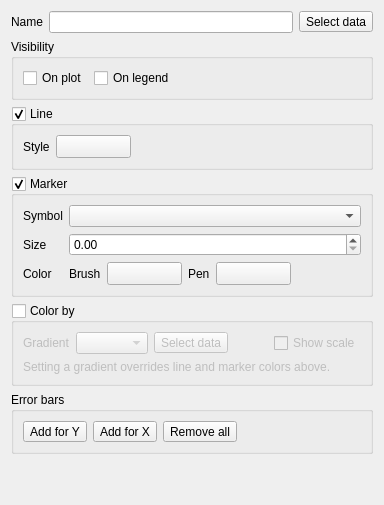
         <widget class="QWidget" name="graphPage">
          <layout class="QVBoxLayout" name="verticalLayout_5">
           <item>
            <layout class="QHBoxLayout" name="horizontalLayout_16">
             <item>
              <widget class="QLabel" name="label_14">
               <property name="text">
                <string>Name</string>
               </property>
              </widget>
             </item>
             <item>
              <widget class="QLineEdit" name="nameLineEdit"/>
             </item>
             <item>
              <widget class="QToolButton" name="selectDataButton">
               <property name="text">
                <string>Select data</string>
               </property>
              </widget>
             </item>
            </layout>
           </item>
           <item>
            <widget class="QGroupBox" name="groupBox">
             <property name="title">
              <string>Visibility</string>
             </property>
             <layout class="QHBoxLayout" name="horizontalLayout_15">
              <item>
               <widget class="QCheckBox" name="onPlotCheckBox">
                <property name="text">
                 <string>On plot</string>
                </property>
               </widget>
              </item>
              <item>
               <widget class="QCheckBox" name="onLegendCheckBox">
                <property name="text">
                 <string>On legend</string>
                </property>
               </widget>
              </item>
              <item>
               <spacer name="horizontalSpacer_9">
                <property name="orientation">
                 <enum>Qt::Horizontal</enum>
                </property>
                <property name="sizeHint" stdset="0">
                 <size>
                  <width>40</width>
                  <height>20</height>
                 </size>
                </property>
               </spacer>
              </item>
             </layout>
            </widget>
           </item>
           <item>
            <widget class="QGroupBox" name="lineGroupBox">
             <property name="title">
              <string>Line</string>
             </property>
             <property name="checkable">
              <bool>true</bool>
             </property>
             <layout class="QFormLayout" name="formLayout_3">
              <item row="0" column="0">
               <widget class="QLabel" name="label_20">
                <property name="text">
                 <string>Style</string>
                </property>
               </widget>
              </item>
              <item row="0" column="1">
               <widget class="QToolButton" name="lineStyleButton">
                <property name="minimumSize">
                 <size>
                  <width>75</width>
                  <height>0</height>
                 </size>
                </property>
                <property name="text">
                 <string/>
                </property>
               </widget>
              </item>
             </layout>
            </widget>
           </item>
           <item>
            <widget class="QGroupBox" name="markerGroupBox">
             <property name="title">
              <string>Marker</string>
             </property>
             <property name="checkable">
              <bool>true</bool>
             </property>
             <layout class="QFormLayout" name="formLayout_5">
              <item row="0" column="0">
               <widget class="QLabel" name="label_18">
                <property name="text">
                 <string>Symbol</string>
                </property>
               </widget>
              </item>
              <item row="0" column="1">
               <widget class="QComboBox" name="markerSymbolComboBox"/>
              </item>
              <item row="2" column="0">
               <widget class="QLabel" name="markerSizeLabel">
                <property name="text">
                 <string>Size</string>
                </property>
               </widget>
              </item>
              <item row="2" column="1">
               <widget class="QDoubleSpinBox" name="markerSizeDSpinBox"/>
              </item>
              <item row="3" column="1">
               <layout class="QHBoxLayout" name="horizontalLayout_17">
                <item>
                 <widget class="QLabel" name="label_21">
                  <property name="text">
                   <string>Brush</string>
                  </property>
                 </widget>
                </item>
                <item>
                 <widget class="QToolButton" name="markerBrushColorButton">
                  <property name="minimumSize">
                   <size>
                    <width>75</width>
                    <height>0</height>
                   </size>
                  </property>
                  <property name="text">
                   <string/>
                  </property>
                 </widget>
                </item>
                <item>
                 <widget class="QLabel" name="label_22">
                  <property name="text">
                   <string>Pen</string>
                  </property>
                 </widget>
                </item>
                <item>
                 <widget class="PenButton" name="markerPenButton">
                  <property name="minimumSize">
                   <size>
                    <width>75</width>
                    <height>0</height>
                   </size>
                  </property>
                  <property name="text">
                   <string/>
                  </property>
                 </widget>
                </item>
                <item>
                 <spacer name="horizontalSpacer_10">
                  <property name="orientation">
                   <enum>Qt::Horizontal</enum>
                  </property>
                  <property name="sizeHint" stdset="0">
                   <size>
                    <width>40</width>
                    <height>20</height>
                   </size>
                  </property>
                 </spacer>
                </item>
               </layout>
              </item>
              <item row="3" column="0">
               <widget class="QLabel" name="label_19">
                <property name="text">
                 <string>Color</string>
                </property>
               </widget>
              </item>
             </layout>
            </widget>
           </item>
           <item>
            <widget class="QGroupBox" name="gradientGroupBox">
             <property name="title">
              <string>Color by</string>
             </property>
             <property name="checkable">
              <bool>true</bool>
             </property>
             <property name="checked">
              <bool>false</bool>
             </property>
             <layout class="QVBoxLayout" name="verticalLayout_4">
              <item>
               <layout class="QHBoxLayout" name="horizontalLayout_8">
                <property name="topMargin">
                 <number>0</number>
                </property>
                <item>
                 <widget class="QLabel" name="label_5">
                  <property name="text">
                   <string>Gradient</string>
                  </property>
                 </widget>
                </item>
                <item>
                 <widget class="QComboBox" name="gradientComboBox"/>
                </item>
                <item>
                 <widget class="QToolButton" name="gradientDataButton">
                  <property name="text">
                   <string>Select data</string>
                  </property>
                 </widget>
                </item>
                <item>
                 <spacer name="horizontalSpacer_31">
                  <property name="orientation">
                   <enum>Qt::Horizontal</enum>
                  </property>
                  <property name="sizeHint" stdset="0">
                   <size>
                    <width>40</width>
                    <height>20</height>
                   </size>
                  </property>
                 </spacer>
                </item>
                <item>
                 <widget class="QCheckBox" name="colorBarCheckBox">
                  <property name="text">
                   <string>Show scale</string>
                  </property>
                 </widget>
                </item>
               </layout>
              </item>
              <item>
               <widget class="QLabel" name="label_4">
                <property name="text">
                 <string>Setting a gradient overrides line and marker colors above.</string>
                </property>
               </widget>
              </item>
             </layout>
            </widget>
           </item>
           <item>
            <widget class="QGroupBox" name="errorBarsGroupBox">
             <property name="title">
              <string>Error bars</string>
             </property>
             <property name="checkable">
              <bool>false</bool>
             </property>
             <property name="checked">
              <bool>false</bool>
             </property>
             <layout class="QHBoxLayout" name="horizontalLayout_6">
              <item>
               <widget class="QToolButton" name="addYErrorBarsButton">
                <property name="text">
                 <string>Add for Y</string>
                </property>
               </widget>
              </item>
              <item>
               <widget class="QToolButton" name="addXErrorBarsButton">
                <property name="text">
                 <string>Add for X</string>
                </property>
               </widget>
              </item>
              <item>
               <widget class="QToolButton" name="removeErrorBarsButton">
                <property name="text">
                 <string>Remove all</string>
                </property>
               </widget>
              </item>
              <item>
               <spacer name="horizontalSpacer_2">
                <property name="orientation">
                 <enum>Qt::Horizontal</enum>
                </property>
                <property name="sizeHint" stdset="0">
                 <size>
                  <width>40</width>
                  <height>20</height>
                 </size>
                </property>
               </spacer>
              </item>
             </layout>
            </widget>
           </item>
           <item>
            <spacer name="verticalSpacer_2">
             <property name="orientation">
              <enum>Qt::Vertical</enum>
             </property>
             <property name="sizeHint" stdset="0">
              <size>
               <width>20</width>
               <height>40</height>
              </size>
             </property>
            </spacer>
           </item>
          </layout>
         </widget>
